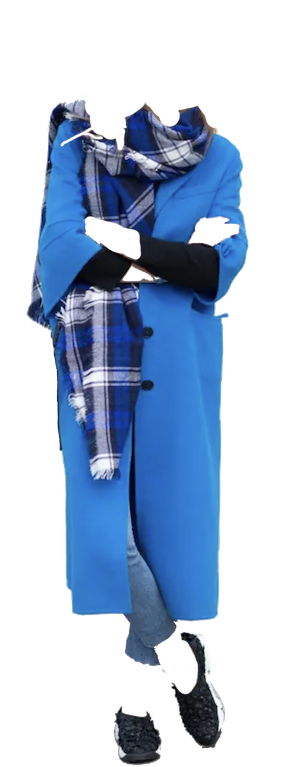
#> input picture package/scikit_learn_test/t.png, 283 x 767 px
$ python skimage_test.py
#> lines starting #> are read from the running program, lines starting #| are printed output that depends on the picture
#!/usr/bin/env python
# -*-coding:utf-8 -*-
"""
@Project :   Study
@File    :   skimage_test.py
@Time    :   2024-04-10 17:05
@Author  :   Wu Xiaomin <>
@Version :   1.0
@License :   (C)Copyright 2024, Wu Xiaomin
@Desc    :
"""
import numpy as np
from skimage.color import rgb2hsv
from PIL import Image


def color():
    image = np.array(Image.open("./t.png").convert("RGB"))
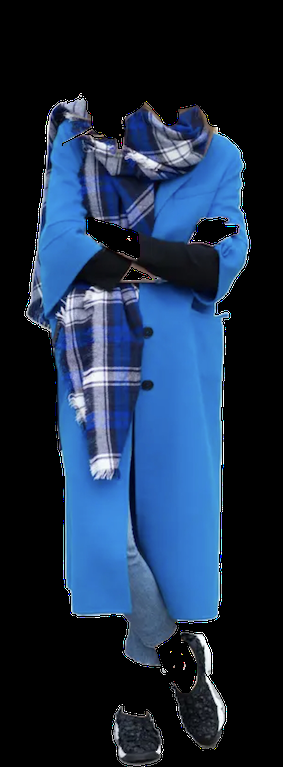
#> image: shape (767, 283, 3); mean R, G, B 27.3, 45, 69.4
    hsv = rgb2hsv(np.zeros_like(image))
    print(hsv)
#> (printed output is left out)
    hsv2 = rgb2hsv(np.ones_like(image) * 255)
    print(hsv2)
#> (printed output is left out)
    image1 = Image.fromarray(np.zeros_like(image), mode="RGB")
#> image1: PIL image 283x767 RGB; every value is 0
    hsv3 = np.array(image1.convert("HSV"))
    print(hsv3)
#> (printed output is left out)
    image2 = Image.fromarray(np.ones_like(image) * 255, mode="RGB")
#> image2: PIL image 283x767 RGB; every value is 255
    hsv4 = np.array(image2.convert("HSV"))
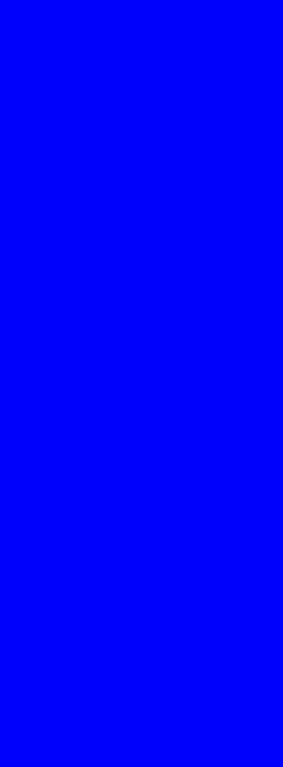
#> hsv4: shape (767, 283, 3); mean R, G, B 0, 0, 255
    print(hsv4)
#> (printed output is left out)


if __name__ == '__main__':
    color()
